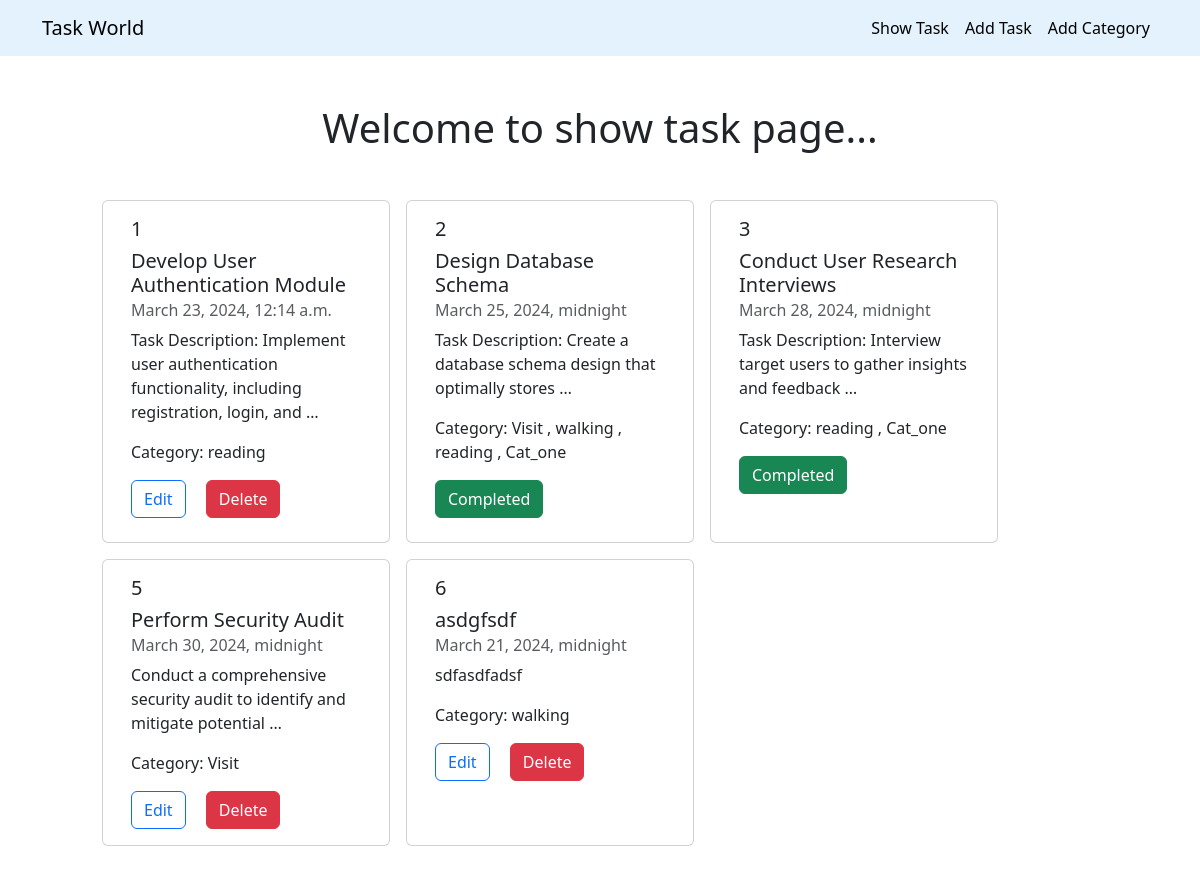
The page / on the database its author committed.
### task/models.py (models this page shows, shortened)
class TaskModel(models.Model):
    task_title= models.CharField(max_length=100)
    task_description = models.TextField()
    is_completed = models.BooleanField(default=False)
    task_assign_date= models.DateTimeField()
    category=models.ManyToManyField(TaskCategoryModel)

### category/models.py (models this page shows, shortened)
class TaskCategoryModel(models.Model):
    category_name = models.CharField(max_length=100)

### task_management_system/views.py (the view)
# urls.py: path("", views.home, name="home"),
def home(request):
    data= TaskModel.objects.all()
    return render(request,'home.html',{"data": data})

### templates/home.html
{% extends "base.html" %} {% block content %}
<h1 class="text-center mt-5 mb-5">Welcome to show task page...</h1>
<div class="container row gap-3 m-5">
  {% for single in data %}
  <div class="card col-lg-3 col-sm-12" style="width: 18rem">
    <div class="card-body">
      <h5 class="card-title">{{single.id}}</h5>
      <h5 class="card-title">{{single.task_title}}</h5>
      <h6 class="card-subtitle mb-2 text-body-secondary">
        {{single.task_assign_date}}
      </h6>
      <p class="card-text">{{single.task_description | truncatewords:10}}</p>
      <p class="card-text">
        Category: {% for cat in single.category.all %} {{ cat.category_name }}
        {% if not forloop.last %}, {% endif %} {% endfor %}
      </p>
      {% if single.is_completed %}
      <h3 class="btn btn-success">Completed</h3>
      {% else %}
      <div>
        <a href="{% url 'edit_task' single.id %}" style="text-decoration: none">
          <button type="button" class="btn btn-outline-primary">Edit</button>
        </a>
        <a
          href="{% url 'delete_task' single.id %}"
          style="text-decoration: none"
          class="mx-3 delete-task-btn"
        >
          <button type="button" class="btn btn-danger">Delete</button>
        </a>
      </div>
      {% endif %}
    </div>
  </div>
  {% endfor %}
</div>
{% endblock content %}

### templates/base.html (shortened to what this page needs)
<!DOCTYPE html>
{% load static %}
<html lang="en">
  <head>
    <link
      href="https://cdn.jsdelivr.net/npm/bootstrap@5.3.3/dist/css/bootstrap.min.css"
      rel="stylesheet"
    />
  </head>
  <body >
    <nav class="container-fluid navbar navbar-expand-lg " style="background-color: #e3f2fd;">
      <div class="container pl-4 pr-4">
        <a class="navbar-brand pl-4" href="{% url 'home' %}">
          Task World
        </a>
        <div class="collapse navbar-collapse" id="navbarNav">
          <ul class="navbar-nav ms-auto">
              <li class="nav-item">
                  <a class="nav-link active" aria-current="page" href="/">Show Task</a>
                </li>
              <li class="nav-item">
                  <a class="nav-link active" aria-current="page" href="{% url "task" %}">Add Task</a>
                </li>
              <li class="nav-item">
                  <a class="nav-link active" aria-current="page" href="{% url "category" %}">Add Category</a>
                </li>
          </ul>
        </div>
      </div>
    </nav>
    <div class="container">
      {% block content %} {% endblock %}
    </div>
  </body>
</html>

### rows shown on the page
TaskModel: id "1", task_title "Develop User Authentication Module", task_assign_date "March 23, 2024, 12:14 a.m.", task_description "Task Description: Implement user authentication functionality, including registration, login, and …", is_completed "Edit"
TaskCategoryModel: category_name "reading"
TaskModel: id "2", task_title "Design Database Schema", task_assign_date "March 25, 2024, midnight", task_description "Task Description: Create a database schema design that optimally stores …", is_completed "Completed"
TaskCategoryModel: category_name "Visit"
TaskCategoryModel: category_name "walking"
TaskCategoryModel: category_name "Cat_one"
TaskModel: id "3", task_title "Conduct User Research Interviews", task_assign_date "March 28, 2024, midnight", task_description "Task Description: Interview target users to gather insights and feedback …", is_completed "Completed"
TaskModel: id "5", task_title "Perform Security Audit", task_assign_date "March 30, 2024, midnight", task_description "Conduct a comprehensive security audit to identify and mitigate potential …", is_completed "Edit"
TaskModel: id "6", task_title "asdgfsdf", task_assign_date "March 21, 2024, midnight", task_description "sdfasdfadsf", is_completed "Edit"
